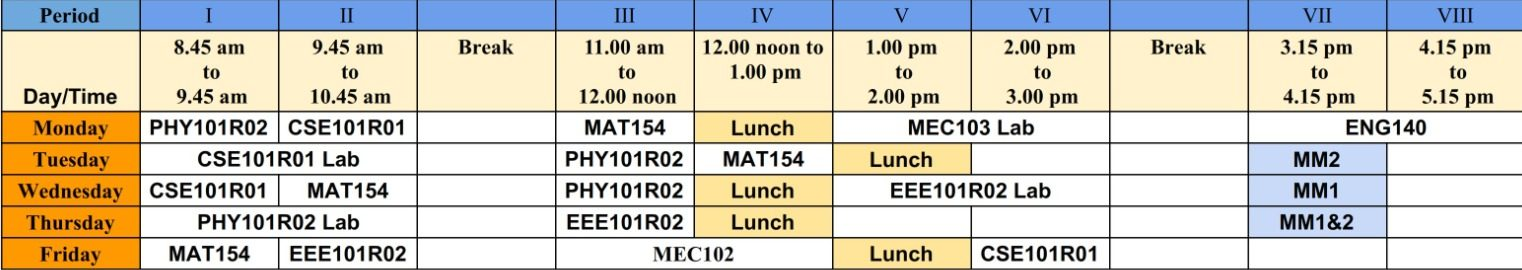
#> input picture frontend/assets/example-timetable.jpg, 1522 x 270 px
$ python -i ocr_service.py   (imports and definitions only)
#> lines starting #> are read from the running program, lines starting #| are printed output that depends on the picture
"""
Timetable image -> grid extraction, v3 (structure-first).

Order of operations, matching how a person actually reads a timetable photo:
  1. Detect the table's real grid lines -> real cell boxes (not word positions).
  2. Find which cells are "Break" columns from the header row's own text, and
     exclude them entirely -> they never become a slot and never shift
     anything else.
  3. Find which row is which day by matching the leftmost cell's text against
     Monday..Friday -> never assumed by row order.
  4. Build the 8 real period columns from the *remaining* (non-break, non-day-
     label) header cells, left to right -> "Period" numbers are derived from
     actual header content and order, not raw x position.
  5. For each day row, overlap each detected cell against the 8 period
     column ranges. A cell that spans two period ranges (a merged class,
     e.g. a 2-period lab) is assigned to *both* periods automatically,
     because both overlaps trigger — no separate merge-detection pass needed.
  6. A period with no overlapping cell is checked for actual ink in that
     region of the photo: genuinely blank -> "Free" (this is a real timetable
     entry, not a guess). Some ink but nothing OCR could read -> left blank
     and flagged for manual review, never invented as "Class".

If the photo doesn't have clear structure (skewed, no visible lines, too
few day rows found), everything falls back to a best-effort word-position
heuristic so the user still gets *something* to correct, rather than a
hard failure.
"""

import re
import platform
from io import BytesIO
from typing import List, Optional, Tuple, Dict

import cv2
import numpy as np
import pytesseract
from pytesseract import Output
from PIL import Image, ImageOps

from ..schemas import OcrReviewCell

# Windows Tesseract path (kept from the working local setup) — only applies on
# Windows. On Linux (Render, or any other Linux host) pytesseract instead finds
# the "tesseract" binary via the system PATH, which is where apt installs it.
if platform.system() == "Windows":
    pytesseract.pytesseract.tesseract_cmd = (r"C:\Program Files\Tesseract-OCR\tesseract.exe")

DAYS = ["Monday", "Tuesday", "Wednesday", "Thursday", "Friday"]
DAY_HINTS = {"mon": "Monday", "tue": "Tuesday", "wed": "Wednesday", "thu": "Thursday", "fri": "Friday"}
MAX_SLOTS = 8
MAX_UPLOAD_BYTES = 5 * 1024 * 1024  # 5 MB
TIME_PATTERN = re.compile(r"\d{1,2}[:.]\d{2}")
BLANK_INK_RATIO = 0.015   # below this fraction of dark pixels, a cell counts as genuinely empty
OVERLAP_THRESHOLD = 0.4   # a cell must cover at least this much of a period's width to count


# [6 lines left out: function _normalize, not called in this run]


# ---------------------------------------------------------------- image prep

MAX_DIMENSION = 1800  # phone photos are often 3000-4000px wide — way more than OCR needs


# [12 lines left out: function _load_gray, not called in this run]


def _ink_mask(gray: np.ndarray) -> np.ndarray:
    return cv2.adaptiveThreshold(255 - gray, 255, cv2.ADAPTIVE_THRESH_MEAN_C, cv2.THRESH_BINARY, 15, -2)


# [234 lines left out: functions _detect_cell_boxes, _cluster_rows, _ocr_cell, _ink_ratio, _overlap_ratio, _structural_extraction and 2 more, not called in this run]

>>> import cv2
>>> picture = cv2.imread('../../../frontend/assets/example-timetable.jpg', cv2.IMREAD_GRAYSCALE)
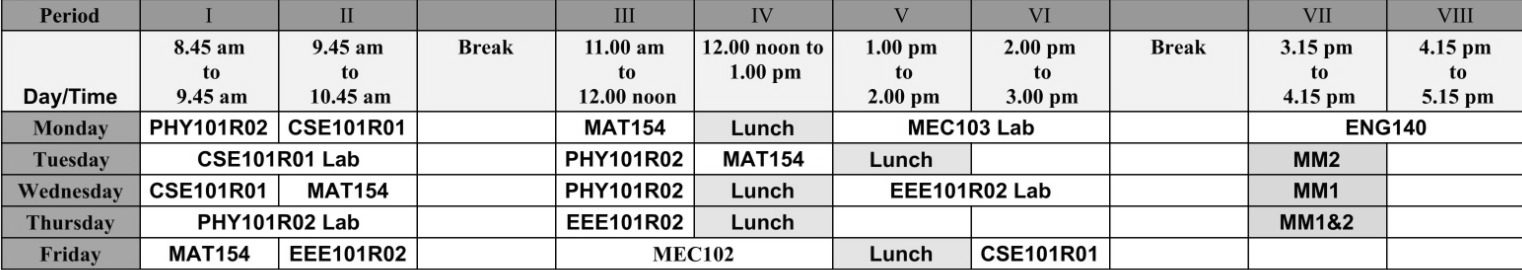
#> picture: shape (270, 1522); min 0, max 255, mean 205.2
#> (the run stopped early here; a loop or call above may not have finished)
